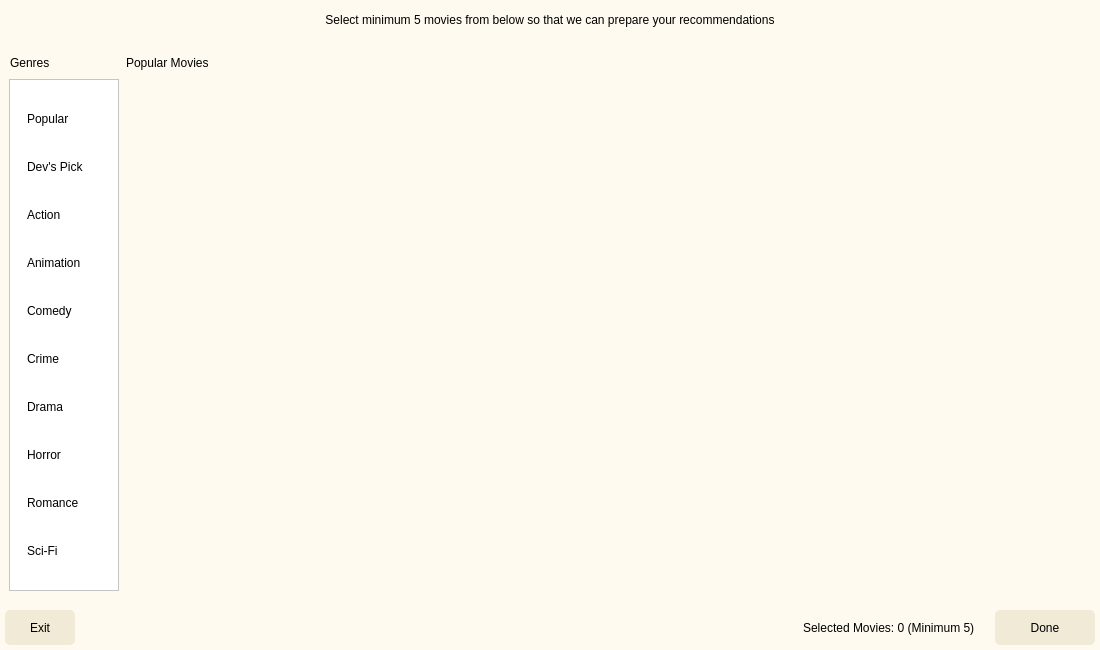
<?xml version="1.0" encoding="UTF-8"?>
<ui version="4.0">
 <class>Dialog</class>
 <widget class="QDialog" name="Dialog">
  <property name="enabled">
   <bool>true</bool>
  </property>
  <property name="geometry">
   <rect>
    <x>0</x>
    <y>0</y>
    <width>1100</width>
    <height>650</height>
   </rect>
  </property>
  <property name="minimumSize">
   <size>
    <width>1100</width>
    <height>650</height>
   </size>
  </property>
  <property name="maximumSize">
   <size>
    <width>1100</width>
    <height>650</height>
   </size>
  </property>
  <property name="windowTitle">
   <string>Dialog</string>
  </property>
  <property name="styleSheet">
   <string notr="true"/>
  </property>
  <widget class="QWidget" name="bgwidget" native="true">
   <property name="geometry">
    <rect>
     <x>0</x>
     <y>0</y>
     <width>1100</width>
     <height>650</height>
    </rect>
   </property>
   <property name="minimumSize">
    <size>
     <width>1100</width>
     <height>650</height>
    </size>
   </property>
   <property name="maximumSize">
    <size>
     <width>1100</width>
     <height>650</height>
    </size>
   </property>
   <property name="styleSheet">
    <string notr="true">QWidget#bgwidget{background-color:#FFFAF0;}

</string>
   </property>
   <layout class="QVBoxLayout" name="verticalLayout_2">
    <item>
     <spacer name="verticalSpacer_2">
      <property name="orientation">
       <enum>Qt::Vertical</enum>
      </property>
      <property name="sizeType">
       <enum>QSizePolicy::Fixed</enum>
      </property>
      <property name="sizeHint" stdset="0">
       <size>
        <width>20</width>
        <height>13</height>
       </size>
      </property>
     </spacer>
    </item>
    <item>
     <widget class="QLabel" name="text1">
      <property name="styleSheet">
       <string notr="true">font: 18pt &quot;MS Shell Dlg 2&quot;;
color:rgb(0,0,0);</string>
      </property>
      <property name="text">
       <string>Select minimum 5 movies from below so that we can prepare your recommendations</string>
      </property>
      <property name="alignment">
       <set>Qt::AlignHCenter|Qt::AlignTop</set>
      </property>
      <property name="margin">
       <number>10</number>
      </property>
     </widget>
    </item>
    <item>
     <spacer name="verticalSpacer">
      <property name="orientation">
       <enum>Qt::Vertical</enum>
      </property>
      <property name="sizeType">
       <enum>QSizePolicy::Fixed</enum>
      </property>
      <property name="sizeHint" stdset="0">
       <size>
        <width>20</width>
        <height>20</height>
       </size>
      </property>
     </spacer>
    </item>
    <item>
     <layout class="QHBoxLayout" name="horizontalLayout_2">
      <item>
       <spacer name="horizontalSpacer_3">
        <property name="orientation">
         <enum>Qt::Horizontal</enum>
        </property>
        <property name="sizeType">
         <enum>QSizePolicy::Fixed</enum>
        </property>
        <property name="sizeHint" stdset="0">
         <size>
          <width>10</width>
          <height>20</height>
         </size>
        </property>
       </spacer>
      </item>
      <item>
       <widget class="QLabel" name="genre_text">
        <property name="minimumSize">
         <size>
          <width>110</width>
          <height>0</height>
         </size>
        </property>
        <property name="maximumSize">
         <size>
          <width>110</width>
          <height>16777215</height>
         </size>
        </property>
        <property name="styleSheet">
         <string notr="true">font: 14pt &quot;MS Shell Dlg 2&quot;;
color:rgb(0,0,0);</string>
        </property>
        <property name="text">
         <string>Genres</string>
        </property>
       </widget>
      </item>
      <item>
       <widget class="QLabel" name="genre_define">
        <property name="styleSheet">
         <string notr="true">font: 14pt &quot;MS Shell Dlg 2&quot;;
color:rgb(0,0,0);</string>
        </property>
        <property name="text">
         <string>Popular Movies</string>
        </property>
       </widget>
      </item>
     </layout>
    </item>
    <item>
     <layout class="QHBoxLayout" name="horizontalLayout">
      <property name="leftMargin">
       <number>9</number>
      </property>
      <property name="rightMargin">
       <number>9</number>
      </property>
      <property name="bottomMargin">
       <number>0</number>
      </property>
      <item>
       <widget class="QScrollArea" name="options">
        <property name="maximumSize">
         <size>
          <width>110</width>
          <height>16777215</height>
         </size>
        </property>
        <property name="styleSheet">
         <string notr="true">background-color:#fff;
</string>
        </property>
        <property name="widgetResizable">
         <bool>true</bool>
        </property>
        <widget class="QWidget" name="genre_scroll">
         <property name="geometry">
          <rect>
           <x>0</x>
           <y>0</y>
           <width>108</width>
           <height>431</height>
          </rect>
         </property>
         <layout class="QVBoxLayout" name="genre_vlayout">
          <property name="topMargin">
           <number>12</number>
          </property>
          <item>
           <widget class="QPushButton" name="genre_1">
            <property name="maximumSize">
             <size>
              <width>100</width>
              <height>16777215</height>
             </size>
            </property>
            <property name="cursor">
             <cursorShape>PointingHandCursor</cursorShape>
            </property>
            <property name="styleSheet">
             <string notr="true">#bgwidget QPushButton {
		border:none;
		border-radius: 3px;
		text-align: left;
		padding: 8px 0 8px 8px;
		font: 12pt &quot;MS Shell Dlg 2&quot;;
		text-align: left;
	}

#bgwidget QPushButton:hover {
		background-color: rgba(179, 176, 162, 0.22);
	}

#bgwidget QPushButton:checked {
		color: #ffffff;
	}</string>
            </property>
            <property name="text">
             <string>Popular</string>
            </property>
           </widget>
          </item>
          <item>
           <widget class="QPushButton" name="genre_2">
            <property name="maximumSize">
             <size>
              <width>100</width>
              <height>16777215</height>
             </size>
            </property>
            <property name="cursor">
             <cursorShape>PointingHandCursor</cursorShape>
            </property>
            <property name="styleSheet">
             <string notr="true">#bgwidget QPushButton {
		border:none;
		border-radius: 3px;
		text-align: left;
		padding: 8 0 8 8;
		font: 12pt &quot;MS Shell Dlg 2&quot;;
		text-align: left;
	}

#bgwidget QPushButton:hover {
		background-color: rgba(179, 176, 162, 0.22);
	}

#bgwidget QPushButton:checked {
		color: #ffffff;
	}</string>
            </property>
            <property name="text">
             <string>Dev's Pick</string>
            </property>
           </widget>
          </item>
          <item>
           <widget class="QPushButton" name="genre_3">
            <property name="maximumSize">
             <size>
              <width>100</width>
              <height>16777215</height>
             </size>
            </property>
            <property name="cursor">
             <cursorShape>PointingHandCursor</cursorShape>
            </property>
            <property name="styleSheet">
             <string notr="true">#bgwidget QPushButton {
		border:none;
		border-radius: 3px;
		text-align: left;
		padding: 8px 0 8px 8px;
		font: 12pt &quot;MS Shell Dlg 2&quot;;
		text-align: left;
	}

#bgwidget QPushButton:hover {
		background-color: rgba(179, 176, 162, 0.22);
	}

#bgwidget QPushButton:checked {
		color: #ffffff;
	}</string>
            </property>
            <property name="text">
             <string>Action</string>
            </property>
           </widget>
          </item>
          <item>
           <widget class="QPushButton" name="genre_4">
            <property name="maximumSize">
             <size>
              <width>100</width>
              <height>16777215</height>
             </size>
            </property>
            <property name="cursor">
             <cursorShape>PointingHandCursor</cursorShape>
            </property>
            <property name="styleSheet">
             <string notr="true">#bgwidget QPushButton {
		border:none;
		border-radius: 3px;
		text-align: left;
		padding: 8px 0 8px 8px;
		font: 12pt &quot;MS Shell Dlg 2&quot;;
		text-align: left;
	}

#bgwidget QPushButton:hover {
		background-color: rgba(179, 176, 162, 0.22);
	}

#bgwidget QPushButton:checked {
		color: #ffffff;
	}</string>
            </property>
            <property name="text">
             <string>Animation</string>
            </property>
           </widget>
          </item>
          <item>
           <widget class="QPushButton" name="genre_5">
            <property name="maximumSize">
             <size>
              <width>100</width>
              <height>16777215</height>
             </size>
            </property>
            <property name="cursor">
             <cursorShape>PointingHandCursor</cursorShape>
            </property>
            <property name="styleSheet">
             <string notr="true">#bgwidget QPushButton {
		border:none;
		border-radius: 3px;
		text-align: left;
		padding: 8px 0 8px 8px;
		font: 12pt &quot;MS Shell Dlg 2&quot;;
		text-align: left;
	}

#bgwidget QPushButton:hover {
		background-color: rgba(179, 176, 162, 0.22);
	}

#bgwidget QPushButton:checked {
		color: #ffffff;
	}</string>
            </property>
            <property name="text">
             <string>Comedy</string>
            </property>
           </widget>
          </item>
          <item>
           <widget class="QPushButton" name="genre_6">
            <property name="maximumSize">
             <size>
              <width>100</width>
              <height>16777215</height>
             </size>
            </property>
            <property name="cursor">
             <cursorShape>PointingHandCursor</cursorShape>
            </property>
            <property name="styleSheet">
             <string notr="true">#bgwidget QPushButton {
		border:none;
		border-radius: 3px;
		text-align: left;
		padding: 8px 0 8px 8px;
		font: 12pt &quot;MS Shell Dlg 2&quot;;
		text-align: left;
	}

#bgwidget QPushButton:hover {
		background-color: rgba(179, 176, 162, 0.22);
	}

#bgwidget QPushButton:checked {
		color: #ffffff;
	}</string>
            </property>
            <property name="text">
             <string>Crime</string>
            </property>
           </widget>
          </item>
          <item>
           <widget class="QPushButton" name="genre_7">
            <property name="maximumSize">
             <size>
              <width>100</width>
              <height>16777215</height>
             </size>
            </property>
            <property name="cursor">
             <cursorShape>PointingHandCursor</cursorShape>
            </property>
            <property name="styleSheet">
             <string notr="true">#bgwidget QPushButton {
		border:none;
		border-radius: 3px;
		text-align: left;
		padding: 8px 0 8px 8px;
		font: 12pt &quot;MS Shell Dlg 2&quot;;
		text-align: left;
	}

#bgwidget QPushButton:hover {
		background-color: rgba(179, 176, 162, 0.22);
	}

#bgwidget QPushButton:checked {
		color: #ffffff;
	}</string>
            </property>
            <property name="text">
             <string>Drama</string>
            </property>
           </widget>
          </item>
          <item>
           <widget class="QPushButton" name="genre_8">
            <property name="maximumSize">
             <size>
              <width>100</width>
              <height>16777215</height>
             </size>
            </property>
            <property name="cursor">
             <cursorShape>PointingHandCursor</cursorShape>
            </property>
            <property name="styleSheet">
             <string notr="true">#bgwidget QPushButton {
		border:none;
		border-radius: 3px;
		text-align: left;
		padding: 8px 0 8px 8px;
		font: 12pt &quot;MS Shell Dlg 2&quot;;
		text-align: left;
	}

#bgwidget QPushButton:hover {
		background-color: rgba(179, 176, 162, 0.22);
	}

#bgwidget QPushButton:checked {
		color: #ffffff;
	}</string>
            </property>
            <property name="text">
             <string>Horror</string>
            </property>
           </widget>
          </item>
          <item>
           <widget class="QPushButton" name="genre_9">
            <property name="maximumSize">
             <size>
              <width>100</width>
              <height>16777215</height>
             </size>
            </property>
            <property name="cursor">
             <cursorShape>PointingHandCursor</cursorShape>
            </property>
            <property name="styleSheet">
             <string notr="true">#bgwidget QPushButton {
		border:none;
		border-radius: 3px;
		text-align: left;
		padding: 8px 0 8px 8px;
		font: 12pt &quot;MS Shell Dlg 2&quot;;
		text-align: left;
	}

#bgwidget QPushButton:hover {
		background-color: rgba(179, 176, 162, 0.22);
	}

#bgwidget QPushButton:checked {
		color: #ffffff;
	}</string>
            </property>
            <property name="text">
             <string>Romance</string>
            </property>
           </widget>
          </item>
          <item>
           <widget class="QPushButton" name="genre_10">
            <property name="cursor">
             <cursorShape>PointingHandCursor</cursorShape>
            </property>
            <property name="styleSheet">
             <string notr="true">#bgwidget QPushButton {
		border:none;
		border-radius: 3px;
		text-align: left;
		padding: 8px 0 8px 8px;
		font: 12pt &quot;MS Shell Dlg 2&quot;;
		text-align: left;
	}

#bgwidget QPushButton:hover {
		background-color: rgba(179, 176, 162, 0.22);
	}

#bgwidget QPushButton:checked {
		color: #ffffff;
	}</string>
            </property>
            <property name="text">
             <string>Sci-Fi</string>
            </property>
           </widget>
          </item>
         </layout>
        </widget>
       </widget>
      </item>
      <item>
       <widget class="QStackedWidget" name="stack">
        <property name="minimumSize">
         <size>
          <width>0</width>
          <height>0</height>
         </size>
        </property>
        <property name="maximumSize">
         <size>
          <width>16777215</width>
          <height>16777215</height>
         </size>
        </property>
        <property name="currentIndex">
         <number>2</number>
        </property>
        <widget class="QWidget" name="page1_popular">
         <layout class="QVBoxLayout" name="verticalLayout_6">
          <item>
           <widget class="QScrollArea" name="popular_scroll">
            <property name="styleSheet">
             <string notr="true"/>
            </property>
            <property name="frameShape">
             <enum>QFrame::NoFrame</enum>
            </property>
            <property name="frameShadow">
             <enum>QFrame::Plain</enum>
            </property>
            <property name="lineWidth">
             <number>0</number>
            </property>
            <property name="widgetResizable">
             <bool>true</bool>
            </property>
            <widget class="QWidget" name="popular_scroll_area">
             <property name="geometry">
              <rect>
               <x>0</x>
               <y>0</y>
               <width>930</width>
               <height>415</height>
              </rect>
             </property>
             <property name="styleSheet">
              <string notr="true">background-color:#FFFAF0;
QScrollBar
{
background : lightgreen;
}
QScrollBar::handle
{
background : pink;
}
QScrollBar::handle::pressed
{
background : red;
}</string>
             </property>
             <layout class="QGridLayout" name="popular_grid">
              <property name="leftMargin">
               <number>5</number>
              </property>
              <property name="topMargin">
               <number>5</number>
              </property>
              <property name="rightMargin">
               <number>5</number>
              </property>
              <property name="bottomMargin">
               <number>5</number>
              </property>
              <property name="spacing">
               <number>4</number>
              </property>
             </layout>
            </widget>
           </widget>
          </item>
         </layout>
        </widget>
        <widget class="QWidget" name="page2_handpicked">
         <layout class="QVBoxLayout" name="verticalLayout_7">
          <item>
           <widget class="QScrollArea" name="handpicked_scroll">
            <property name="styleSheet">
             <string notr="true"/>
            </property>
            <property name="frameShape">
             <enum>QFrame::Panel</enum>
            </property>
            <property name="frameShadow">
             <enum>QFrame::Plain</enum>
            </property>
            <property name="lineWidth">
             <number>0</number>
            </property>
            <property name="widgetResizable">
             <bool>true</bool>
            </property>
            <widget class="QWidget" name="handpicked_scroll_area">
             <property name="geometry">
              <rect>
               <x>0</x>
               <y>0</y>
               <width>100</width>
               <height>30</height>
              </rect>
             </property>
             <property name="styleSheet">
              <string notr="true">background-color:#FFFAF0;</string>
             </property>
             <layout class="QGridLayout" name="handpicked_grid"/>
            </widget>
           </widget>
          </item>
         </layout>
        </widget>
        <widget class="QWidget" name="page3_action">
         <layout class="QVBoxLayout" name="verticalLayout_8">
          <item>
           <widget class="QScrollArea" name="action_scroll">
            <property name="styleSheet">
             <string notr="true"/>
            </property>
            <property name="frameShape">
             <enum>QFrame::Panel</enum>
            </property>
            <property name="frameShadow">
             <enum>QFrame::Plain</enum>
            </property>
            <property name="lineWidth">
             <number>0</number>
            </property>
            <property name="widgetResizable">
             <bool>true</bool>
            </property>
            <widget class="QWidget" name="action_scroll_area">
             <property name="geometry">
              <rect>
               <x>0</x>
               <y>0</y>
               <width>930</width>
               <height>415</height>
              </rect>
             </property>
             <property name="styleSheet">
              <string notr="true">background-color:#FFFAF0;</string>
             </property>
             <layout class="QGridLayout" name="action_grid"/>
            </widget>
           </widget>
          </item>
         </layout>
        </widget>
        <widget class="QWidget" name="page4_animation">
         <layout class="QVBoxLayout" name="verticalLayout_9">
          <item>
           <widget class="QScrollArea" name="animation_scroll">
            <property name="styleSheet">
             <string notr="true"/>
            </property>
            <property name="frameShape">
             <enum>QFrame::Panel</enum>
            </property>
            <property name="frameShadow">
             <enum>QFrame::Plain</enum>
            </property>
            <property name="lineWidth">
             <number>0</number>
            </property>
            <property name="widgetResizable">
             <bool>true</bool>
            </property>
            <widget class="QWidget" name="animation_scroll_area">
             <property name="geometry">
              <rect>
               <x>0</x>
               <y>0</y>
               <width>930</width>
               <height>415</height>
              </rect>
             </property>
             <property name="styleSheet">
              <string notr="true">background-color:#FFFAF0;</string>
             </property>
             <layout class="QGridLayout" name="animation_grid"/>
            </widget>
           </widget>
          </item>
         </layout>
        </widget>
        <widget class="QWidget" name="page5_comedy">
         <layout class="QVBoxLayout" name="verticalLayout_10">
          <item>
           <widget class="QScrollArea" name="comedy_scroll">
            <property name="styleSheet">
             <string notr="true"/>
            </property>
            <property name="frameShape">
             <enum>QFrame::Panel</enum>
            </property>
            <property name="frameShadow">
             <enum>QFrame::Plain</enum>
            </property>
            <property name="lineWidth">
             <number>0</number>
            </property>
            <property name="widgetResizable">
             <bool>true</bool>
            </property>
            <widget class="QWidget" name="comedy_scroll_area">
             <property name="geometry">
              <rect>
               <x>0</x>
               <y>0</y>
               <width>100</width>
               <height>30</height>
              </rect>
             </property>
             <property name="styleSheet">
              <string notr="true">background-color:#FFFAF0;</string>
             </property>
             <layout class="QGridLayout" name="comedy_grid"/>
            </widget>
           </widget>
          </item>
         </layout>
        </widget>
        <widget class="QWidget" name="page6_crime">
         <layout class="QVBoxLayout" name="verticalLayout_11">
          <item>
           <widget class="QScrollArea" name="crime_scroll">
            <property name="styleSheet">
             <string notr="true"/>
            </property>
            <property name="frameShape">
             <enum>QFrame::Panel</enum>
            </property>
            <property name="frameShadow">
             <enum>QFrame::Plain</enum>
            </property>
            <property name="lineWidth">
             <number>0</number>
            </property>
            <property name="widgetResizable">
             <bool>true</bool>
            </property>
            <widget class="QWidget" name="crime_scroll_area">
             <property name="geometry">
              <rect>
               <x>0</x>
               <y>0</y>
               <width>100</width>
               <height>30</height>
              </rect>
             </property>
             <property name="styleSheet">
              <string notr="true">background-color:#FFFAF0;</string>
             </property>
             <layout class="QGridLayout" name="crime_grid"/>
            </widget>
           </widget>
          </item>
         </layout>
        </widget>
        <widget class="QWidget" name="page7_drama">
         <layout class="QVBoxLayout" name="verticalLayout_12">
          <item>
           <widget class="QScrollArea" name="drama_scroll">
            <property name="styleSheet">
             <string notr="true"/>
            </property>
            <property name="frameShape">
             <enum>QFrame::Panel</enum>
            </property>
            <property name="frameShadow">
             <enum>QFrame::Plain</enum>
            </property>
            <property name="lineWidth">
             <number>0</number>
            </property>
            <property name="widgetResizable">
             <bool>true</bool>
            </property>
            <widget class="QWidget" name="drama_scroll_area">
             <property name="geometry">
              <rect>
               <x>0</x>
               <y>0</y>
               <width>100</width>
               <height>30</height>
              </rect>
             </property>
             <property name="styleSheet">
              <string notr="true">background-color:#FFFAF0;</string>
             </property>
             <layout class="QGridLayout" name="drama_grid"/>
            </widget>
           </widget>
          </item>
         </layout>
        </widget>
        <widget class="QWidget" name="page8_horror">
         <layout class="QVBoxLayout" name="verticalLayout_13">
          <item>
           <widget class="QScrollArea" name="horror_scroll">
            <property name="styleSheet">
             <string notr="true"/>
            </property>
            <property name="frameShape">
             <enum>QFrame::Panel</enum>
            </property>
            <property name="frameShadow">
             <enum>QFrame::Plain</enum>
            </property>
            <property name="lineWidth">
             <number>0</number>
            </property>
            <property name="widgetResizable">
             <bool>true</bool>
            </property>
            <widget class="QWidget" name="horror_scroll_area">
             <property name="geometry">
              <rect>
               <x>0</x>
               <y>0</y>
               <width>100</width>
               <height>30</height>
              </rect>
             </property>
             <property name="styleSheet">
              <string notr="true">background-color:#FFFAF0;</string>
             </property>
             <layout class="QGridLayout" name="horror_grid"/>
            </widget>
           </widget>
          </item>
         </layout>
        </widget>
        <widget class="QWidget" name="page9_romance">
         <layout class="QVBoxLayout" name="verticalLayout_14">
          <item>
           <widget class="QScrollArea" name="romance_scroll">
            <property name="styleSheet">
             <string notr="true"/>
            </property>
            <property name="frameShape">
             <enum>QFrame::Panel</enum>
            </property>
            <property name="frameShadow">
             <enum>QFrame::Plain</enum>
            </property>
            <property name="lineWidth">
             <number>0</number>
            </property>
            <property name="widgetResizable">
             <bool>true</bool>
            </property>
            <widget class="QWidget" name="romance_scroll_area">
             <property name="geometry">
              <rect>
               <x>0</x>
               <y>0</y>
               <width>100</width>
               <height>30</height>
              </rect>
             </property>
             <property name="styleSheet">
              <string notr="true">background-color:#FFFAF0;</string>
             </property>
             <layout class="QGridLayout" name="romance_grid"/>
            </widget>
           </widget>
          </item>
         </layout>
        </widget>
        <widget class="QWidget" name="page10_scifi">
         <layout class="QVBoxLayout" name="verticalLayout">
          <item>
           <widget class="QScrollArea" name="scifi_scroll">
            <property name="frameShape">
             <enum>QFrame::Panel</enum>
            </property>
            <property name="frameShadow">
             <enum>QFrame::Plain</enum>
            </property>
            <property name="lineWidth">
             <number>0</number>
            </property>
            <property name="widgetResizable">
             <bool>true</bool>
            </property>
            <widget class="QWidget" name="scifi_scroll_area">
             <property name="geometry">
              <rect>
               <x>0</x>
               <y>0</y>
               <width>100</width>
               <height>30</height>
              </rect>
             </property>
             <property name="styleSheet">
              <string notr="true">background-color:#FFFAF0;</string>
             </property>
             <layout class="QGridLayout" name="scifi_grid"/>
            </widget>
           </widget>
          </item>
         </layout>
        </widget>
       </widget>
      </item>
     </layout>
    </item>
    <item>
     <spacer name="verticalSpacer_3">
      <property name="orientation">
       <enum>Qt::Vertical</enum>
      </property>
      <property name="sizeType">
       <enum>QSizePolicy::Fixed</enum>
      </property>
      <property name="sizeHint" stdset="0">
       <size>
        <width>20</width>
        <height>13</height>
       </size>
      </property>
     </spacer>
    </item>
    <item>
     <layout class="QHBoxLayout" name="bottom_hlayout">
      <property name="spacing">
       <number>10</number>
      </property>
      <property name="leftMargin">
       <number>5</number>
      </property>
      <property name="topMargin">
       <number>0</number>
      </property>
      <property name="rightMargin">
       <number>5</number>
      </property>
      <property name="bottomMargin">
       <number>5</number>
      </property>
      <item alignment="Qt::AlignVCenter">
       <widget class="QPushButton" name="exit_button">
        <property name="minimumSize">
         <size>
          <width>70</width>
          <height>35</height>
         </size>
        </property>
        <property name="maximumSize">
         <size>
          <width>75</width>
          <height>40</height>
         </size>
        </property>
        <property name="cursor">
         <cursorShape>PointingHandCursor</cursorShape>
        </property>
        <property name="styleSheet">
         <string notr="true">border-radius:5px;
background-color:#F0EAD6;
font: 14pt &quot;MS Shell Dlg 2&quot;;</string>
        </property>
        <property name="text">
         <string>Exit</string>
        </property>
        <property name="iconSize">
         <size>
          <width>24</width>
          <height>24</height>
         </size>
        </property>
       </widget>
      </item>
      <item>
       <spacer name="horizontalSpacer">
        <property name="orientation">
         <enum>Qt::Horizontal</enum>
        </property>
        <property name="sizeHint" stdset="0">
         <size>
          <width>40</width>
          <height>20</height>
         </size>
        </property>
       </spacer>
      </item>
      <item>
       <widget class="QLabel" name="selected_text">
        <property name="styleSheet">
         <string notr="true">font: 14pt &quot;MS Shell Dlg 2&quot;;
color:rgb(0,0,0);</string>
        </property>
        <property name="text">
         <string>Selected Movies: 0 (Minimum 5)</string>
        </property>
       </widget>
      </item>
      <item>
       <spacer name="horizontalSpacer_2">
        <property name="orientation">
         <enum>Qt::Horizontal</enum>
        </property>
        <property name="sizeType">
         <enum>QSizePolicy::Fixed</enum>
        </property>
        <property name="sizeHint" stdset="0">
         <size>
          <width>10</width>
          <height>13</height>
         </size>
        </property>
       </spacer>
      </item>
      <item alignment="Qt::AlignRight">
       <widget class="QPushButton" name="done_button">
        <property name="minimumSize">
         <size>
          <width>100</width>
          <height>35</height>
         </size>
        </property>
        <property name="maximumSize">
         <size>
          <width>100</width>
          <height>40</height>
         </size>
        </property>
        <property name="cursor">
         <cursorShape>PointingHandCursor</cursorShape>
        </property>
        <property name="styleSheet">
         <string notr="true">border-radius:5px;
background-color:#F0EAD6;
font: 14pt &quot;MS Shell Dlg 2&quot;;</string>
        </property>
        <property name="text">
         <string>Done</string>
        </property>
       </widget>
      </item>
     </layout>
    </item>
   </layout>
  </widget>
 </widget>
 <tabstops>
  <tabstop>options</tabstop>
  <tabstop>genre_1</tabstop>
  <tabstop>genre_2</tabstop>
  <tabstop>genre_3</tabstop>
  <tabstop>genre_4</tabstop>
  <tabstop>genre_5</tabstop>
  <tabstop>genre_6</tabstop>
  <tabstop>genre_7</tabstop>
  <tabstop>genre_8</tabstop>
  <tabstop>genre_9</tabstop>
  <tabstop>genre_10</tabstop>
  <tabstop>handpicked_scroll</tabstop>
  <tabstop>popular_scroll</tabstop>
  <tabstop>animation_scroll</tabstop>
  <tabstop>comedy_scroll</tabstop>
  <tabstop>crime_scroll</tabstop>
  <tabstop>horror_scroll</tabstop>
  <tabstop>action_scroll</tabstop>
  <tabstop>romance_scroll</tabstop>
  <tabstop>done_button</tabstop>
  <tabstop>exit_button</tabstop>
  <tabstop>drama_scroll</tabstop>
 </tabstops>
 <resources/>
 <connections/>
</ui>
